Frame 1 (no input): blank canvas, image omitted
Frame 60 (the mouse pressed at the canvas centre just before this capture): blank canvas, image omitted
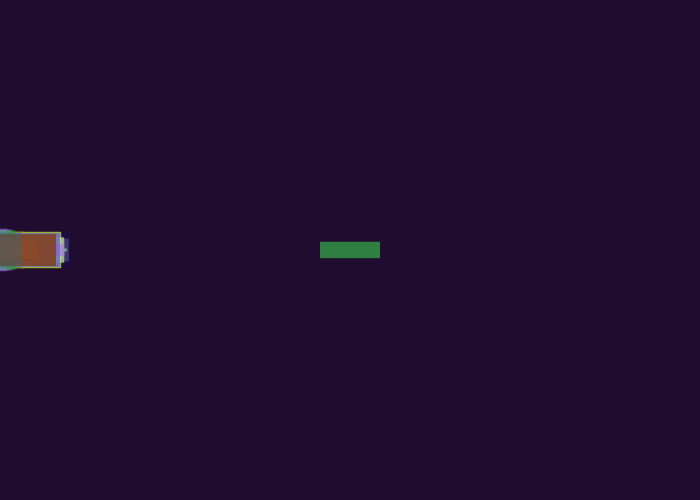
Frame 120 (the mouse held since frame 60 and released just before this capture)

The Processing sketch whose frames 1 and 60 were blank and that drew this single picture after the mouse press (run headless with seeded random() and noise(); from frame 60 on, the mouse is pressed at the canvas centre):

// Processing sketch: processing_142971
// ── processing_142971.pde

void setup (){
  size(700, 500);
  background(random(0, 50), random(0, 50),random(0, 50));
  frameRate(40);
}

void draw(){
  if (mousePressed == true){
  rectMode(CENTER);
    noStroke();
    smooth();
    fill(random(0, 255), random(0, 255),random(0, 255), random(50, 255));
    rect(mouseX, mouseY, random(-50,150), random(-50, 50));
    mouseX *= mouseY;
}
}

void keyPressed(){
  if (key == TAB){
    noStroke();
    smooth();
    fill(random(0, 255), random(0, 255),random(0, 255), random(50, 255));
    ellipse(mouseX, mouseY, random(5,150), random(5, 50));
    mouseX *= mouseY;
}
  if (key == 'l'){
    smooth();
    strokeWeight(random(1, 10));
    stroke(random(0, 255), random(0, 255),random(0, 255), random(50, 255));
    line (mouseX, mouseY, random(-width/2,width/2), random(-height/2,height/2));
    mouseY *= mouseX;
}
  if (key == 'q'){
    noStroke();
    smooth();
    fill(random(0, 255), random(0, 255),random(0, 255), random(50, 255));
    quad(mouseX, mouseY, random(-width/5,width/5), random(-height/5, height/5), mouseX += random(-width/5,width/5), mouseY += random(-height/5, height/5), random(-width/5,width/4), random(-height/5, height/5));
    mouseX *= mouseY;
  }
  if (key == 'c'){
    background(random(0,55), random(0,55),random(0,55));
}
}
